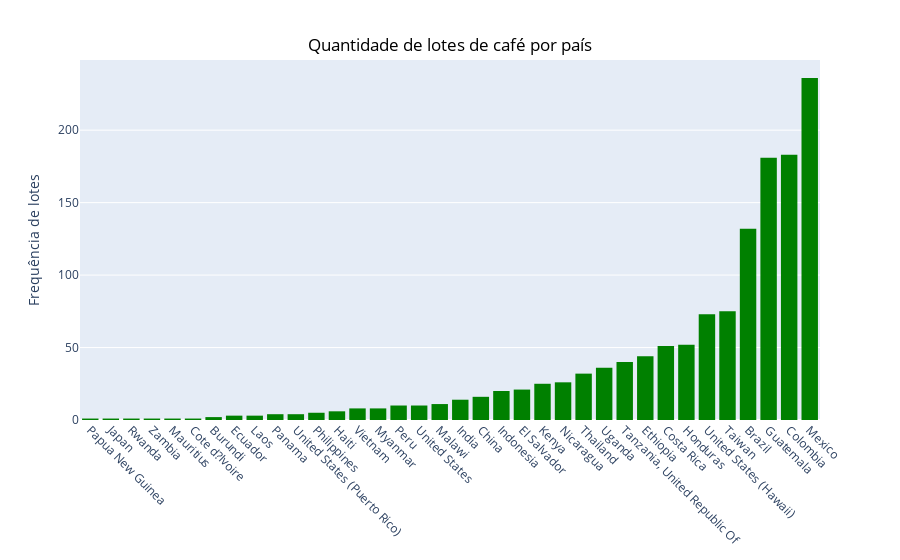

The cell this chart's notebook holds for it:
### Markdown cell above
3. Análise da pontuação com os países de origem

### Code cell
hist_1 = px.histogram(df_coffee, 'Country.of.Origin')
hist_1.update_xaxes(tickangle=45, categoryorder = 'total ascending')
hist_1.update_layout(
    xaxis_title=None,
    yaxis_title="Frequência de lotes",
    showlegend=False,
    title={
    'text': 'Quantidade de lotes de café por país',
    'y':0.93,
    'x':0.5,
    'font_color': 'black'}
    )
hist_1.update_traces(marker=dict(color='Green'))
hist_1.show()

### Figure 1 — Plotly figure (JSON) as saved in the notebook; plotly's stock layout.template omitted (floating-point values rounded to 4 significant figures; data arrays with more than 128 entries replaced by an {"elided": "..."} marker saying what was removed)
{"data": [{"alignmentgroup": "True", "bingroup": "x", "hovertemplate": "Country.of.Origin=%{x}<br>count=%{y}<extra></extra>", "legendgroup": "", "marker": {"color": "Green", "pattern": {"shape": ""}}, "name": "", "offsetgroup": "", "orientation": "v", "showlegend": false, "type": "histogram", "x": {"elided": "1337 str values"}, "xaxis": "x", "yaxis": "y"}], "layout": {"barmode": "relative", "legend": {"tracegroupgap": 0}, "margin": {"t": 60}, "showlegend": false, "title": {"font": {"color": "black"}, "text": "Quantidade de lotes de café por país", "x": 0.5, "y": 0.93}, "xaxis": {"anchor": "y", "categoryorder": "total ascending", "domain": [0, 1], "tickangle": 45, "title": {}}, "yaxis": {"anchor": "x", "domain": [0, 1], "title": {"text": "Frequência de lotes"}}}}
